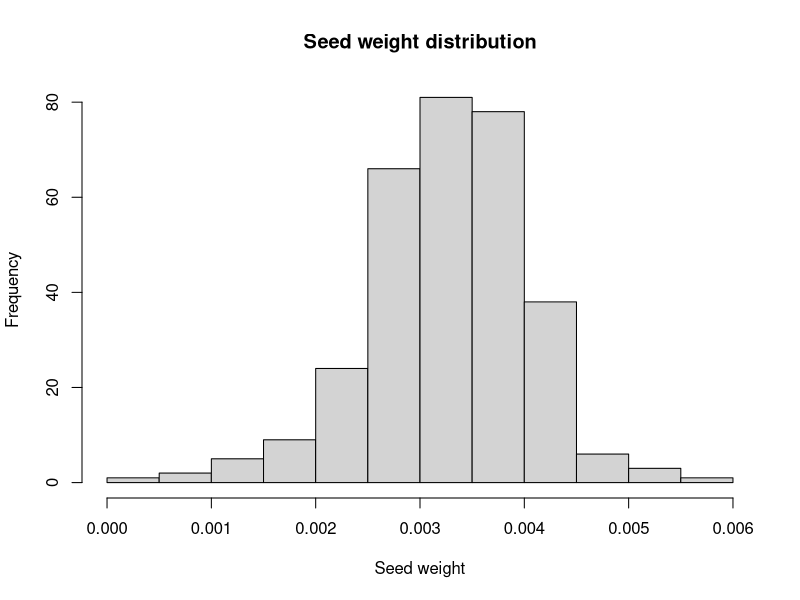
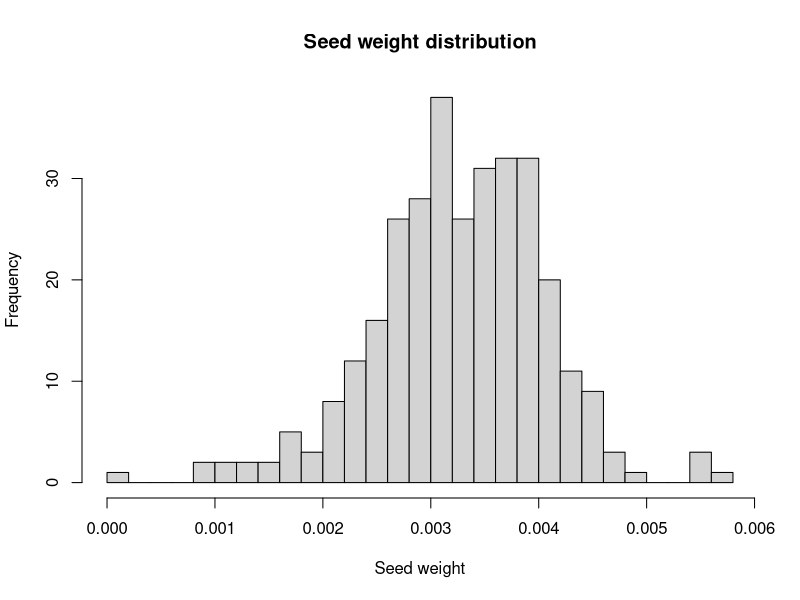
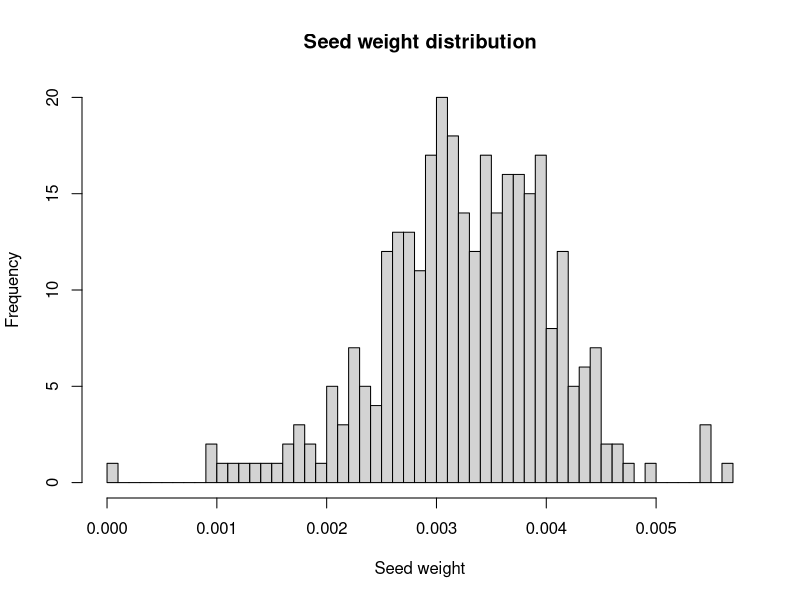
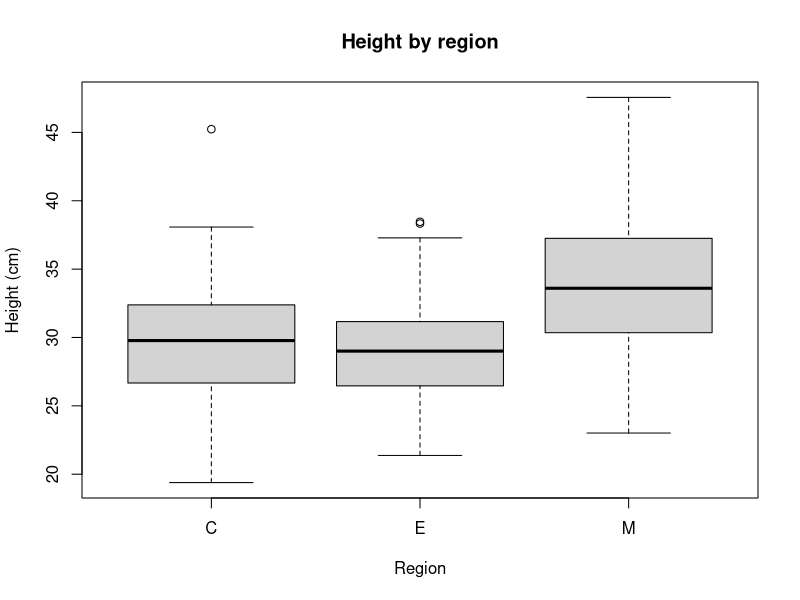
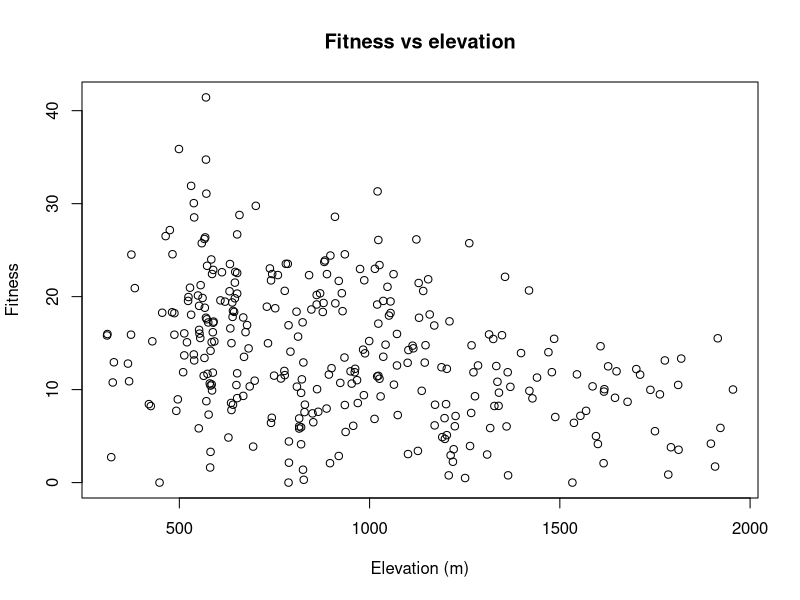

Recreate these plots in R, in order.
## ---- chunk 1

dir.create("results", showWarnings = FALSE)
dir.create("src", showWarnings = FALSE)
## ---- chunk 2
getwd()
## ---- chunk 3
# Vectors: one-dimensional, single type
heights <- c(27.3, 31.1, 29.6, 32.0)
pops    <- c("AB", "AB", "CC", "CC")

# Factors: categorical vectors with fixed levels
region <- factor(c("E", "E", "C", "C"))
levels(region)

# Data frames: a table — columns can be different types
df_demo <- data.frame(pop = pops, height = heights)
str(df_demo)

# Lists: can hold mixed, differently-shaped objects
result <- list(mean_height = mean(heights), populations = unique(pops))
result$mean_height
## ---- chunk 4
traits <- read.delim("data/raw/red_spruce_fitness_traits.txt",
                      header = TRUE, sep = "\t", stringsAsFactors = FALSE)

dim(traits)          # rows x columns
names(traits)        # column names
str(traits)          # types per column
head(traits, 5)      # first 5 rows
summary(traits$Height)
## ---- chunk 5
# A single column
traits$Fitness |> head() # |> head() : pipe (|>) the additional commands (head()) at the end 

# Rows meeting a condition
edge <- traits[traits$Region == "E", ]
nrow(edge)

# Multiple conditions
healthy_edge <- traits[traits$Region == "E" & traits$Survival > 0.8, ]

# subset() reads more like a sentence
subset(traits, Region == "E" & Height > 35, select = c(Population, Height, Fitness))
## ---- chunk 6
# Counts
table(traits$Population) # number of inds per population
table(traits$Region)     # number of inds per region

# Grouped means with tapply()
tapply(traits$Height, traits$Population, mean, na.rm = TRUE)

# Grouped summary with aggregate()
aggregate(cbind(Height, Fitness) ~ Population, data = traits, FUN = mean) |> head()
## ---- chunk 7
hist(traits$SeedWeight, main = "Seed weight distribution", 
        xlab = "Seed weight")
## ---- chunk 8
hist(traits$SeedWeight, main = "Seed weight distribution", 
        xlab = "Seed weight", breaks = 30)
## ---- chunk 9
hist(traits$SeedWeight, main = "Seed weight distribution", 
        xlab = "Seed weight", breaks = 50)
## ---- chunk 10
boxplot(Height ~ Region, data = traits, 
        main = "Height by region", 
        ylab = "Height (cm)")
## ---- chunk 11
plot(traits$Elevation, traits$Fitness,
     xlab = "Elevation (m)", ylab = "Fitness",
     main = "Fitness vs elevation")
## ---- chunk 12
pop_summary <- aggregate(cbind(Height, Fitness, SeedWeight) ~ Population, data = traits, FUN = mean)
write.csv(pop_summary, "results/population_trait_summary.csv", row.names = FALSE)
